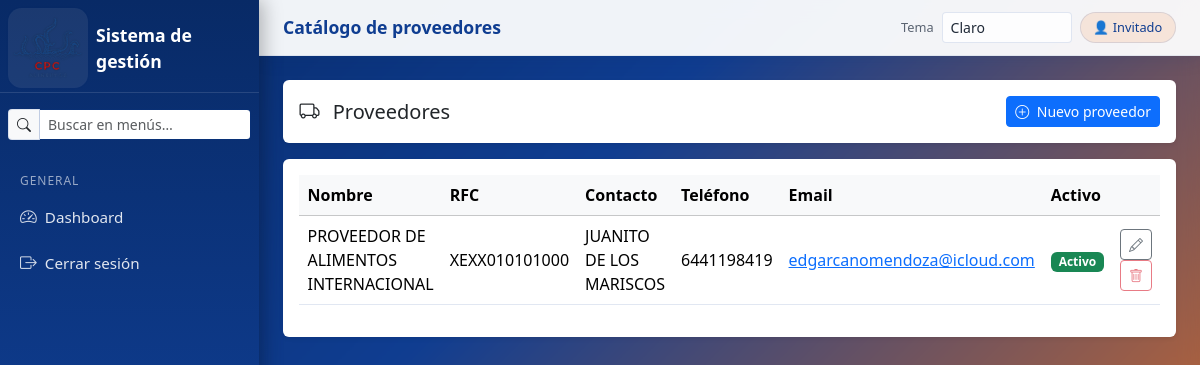
/catalogos/proveedores/, run on the app's committed database.
### catalogos/models.py (models this page shows, shortened)
class Proveedor(models.Model):
    nombre = models.CharField(max_length=150)
    nombre_normalizado = models.CharField(
        max_length=160,
        editable=False,
        unique=True,
    )
    rfc = models.CharField(max_length=13, blank=True, null=True)
    contacto = models.CharField(max_length=150, blank=True, null=True)
    telefono = models.CharField(max_length=20, blank=True, null=True)
    email = models.EmailField(blank=True, null=True)
    direccion = models.TextField(blank=True, null=True)
    activo = models.BooleanField(default=True)
    fecha_alta = models.DateTimeField(auto_now_add=True)

### catalogos/views.py (the view)
# urls.py: path("proveedores/", proveedores_list, name="proveedores_list"),
def proveedores_list(request):
    proveedores = Proveedor.objects.all().order_by("nombre")
    return render(request, "catalogos/proveedores_list.html", {
        "proveedores": proveedores
    })

### accounts/templatetags/roles.py (called while the page is built)
@register.filter
def has_group(user, group_name: str) -> bool:
    if not user or not user.is_authenticated:
        return False
    return user.groups.filter(name=group_name).exists()

### templates/catalogos/proveedores_list.html (shortened to what this page needs)
{% extends "base.html" %}
{% load static %}
{% block page_title %}Catálogo de proveedores{% endblock %}
{% block content %}
<div class="row">
  <div class="col-12">
    <div class="card border-0 shadow-sm">
      <div class="card-body d-flex justify-content-between align-items-center">
        <h5 class="mb-0">
          <i class="bi bi-truck me-2"></i>
          Proveedores
        </h5>
        <a href="{% url 'proveedores_form' %}" class="btn btn-sm btn-primary">
          <i class="bi bi-plus-circle me-1"></i>
          Nuevo proveedor
        </a>
      </div>
    </div>
  </div>
  <div class="col-12 mt-3">
    <div class="card border-0 shadow-sm">
      <div class="card-body">
        <table class="table table-hover align-middle">
          <thead class="table-light">
            <tr>
              <th>Nombre</th>
              <th>RFC</th>
              <th>Contacto</th>
              <th>Teléfono</th>
              <th>Email</th>
              <th>Activo</th>
              <th></th>
            </tr>
          </thead>
          <tbody>
            {% for proveedor in proveedores %}
              <tr>
                <td>{{ proveedor.nombre }}</td>
                <td>{{ proveedor.rfc|default:"—" }}</td>
                <td>{{ proveedor.contacto|default:"—" }}</td>
                <td>{{ proveedor.telefono|default:"—" }}</td>
                <td>
                  {% if proveedor.email %}
                    <a href="mailto:{{ proveedor.email }}">{{ proveedor.email }}</a>
                  {% else %}
                    <span class="text-muted">—</span>
                  {% endif %}
                </td>
                <td>
                  {% if proveedor.activo %}
                    <span class="badge bg-success">Activo</span>
                  {% else %}
                    <span class="badge bg-secondary">Inactivo</span>
                  {% endif %}
                </td>
                <td class="text-end">
                  <a href="{% url 'proveedores_edit' proveedor.pk %}">
                    <button class="btn btn-sm btn-outline-secondary">
                      <i class="bi bi-pencil"></i>
                    </button>
                  </a>
                  <a href="">
                    <button class="btn btn-sm btn-outline-danger" disabled>
                      <i class="bi bi-trash"></i>
                    </button>
                </a>
                </td>
              </tr>
            {% empty %}
              <tr>
                <td colspan="7" class="text-center text-muted">
                  No hay proveedores registrados aún.
                </td>
              </tr>
            {% endfor %}
          </tbody>
        </table>
      </div>
    </div>
  </div>
</div>
{% endblock %}

### static/css/base.css (style rules this page uses)
:root, html[data-theme="light"], body[data-theme="light"] { --color-bg: #f4f7fb; --color-bg-alt: #eaf1fb; --color-surface: #ffffff; --color-surface-soft: #f8fbff; --color-primary: #0f3d91; --color-primary-strong: #082a66; --color-primary-soft: #3b82f6; --color-secondary: #f97316; --color-secondary-soft: #fb923c; --color-accent: #ffb703; --color-text: #1f2937; --color-text-soft: #5b6472; --color-text-inverse: #ffffff; --color-border: rgba(15, 61, 145, 0.12); --color-border-strong: rgba(15, 61, 145, 0.22); --color-sidebar-text: rgba(255, 255, 255, 0.88); --color-sidebar-muted: rgba(255, 255, 255, 0.58); --color-sidebar-hover: rgba(255, 183, 3, 0.18); --color-sidebar-active: #ffd166; --shadow-soft: 0 14px 34px rgba(8, 42, 102, 0.14); --shadow-strong: 0 18px 45px rgba(7, 24, 58, 0.28); --focus-ring: 0 0 0 0.2rem rgba(249, 115, 22, 0.22); --gradient-main: linear-gradient(135deg, #082a66 0%, #0f3d91 38%, #f97316 100%); --gradient-sidebar: linear-gradient(180deg, #082a66 0%, #0f3d91 58%, #f97316 100%); --gradient-auth: linear-gradient(145deg, #082a66 0%, #0f3d91 45%, #fb923c 100%); --gradient-hero: linear-gradient(160deg, #0a224f 0%, #123f93 56%, #f97316 100%); --badge-bg: rgba(249, 115, 22, 0.12); }
html { color-scheme: light; }
body { background-color: var(--color-bg); color: var(--color-text); transition: background-color 0.25s ease, color 0.25s ease; }
.solar-sidebar, .solar-main-header, .auth-card, .auth-hero, .bg-solar-main, .bg-solar-auth, .solar-badge-user, .form-control, .form-select, .input-group-text, .btn-solar { transition: background 0.25s ease, background-color 0.25s ease, color 0.25s ease, border-color 0.25s ease, box-shadow 0.25s ease; }
.bg-solar-main { min-height: 100vh; margin: 0; background: var(--gradient-main); color: var(--color-text); }
.solar-main-content .card, .solar-main-content .table, .solar-main-content .modal-content, .solar-main-content .dropdown-menu { border-color: var(--color-border); }

### data on the page
Proveedor: nombre "PROVEEDOR DE ALIMENTOS INTERNACIONAL", rfc "XEXX010101000", contacto "JUANITO DE LOS MARISCOS", telefono "6441198419", email "edgarcanomendoza@icloud.com", activo "Activo"
